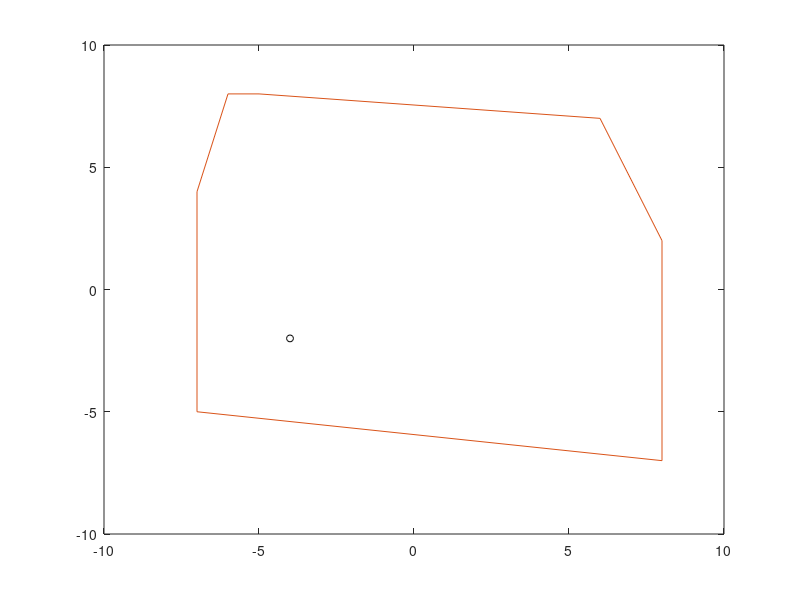

MATLAB code for this plot:
close all;
clc;
clear;

landmarks = 20;

X = [randi([-8 8]); randi([-8 8])];
for i = 1: landmarks
    y(:,i) = [randi([-8 8]); randi([-8 8])];
        
end;


[k,av] = convhull(y.');
hull = [y(1,k);y(2,k)];
figure;
plot(X(1),X(2),'o','Color','k','MarkerSize',5);
hold on
plot(hull(1,:),hull(2,:))

if det([hull(1,1) hull(2,1) 1;
       hull(1,2) hull(2,2) 1;
       X(1) X(2) 1]) < 0 | det([hull(1,1) hull(2,1) 1;
       hull(1,length(k)-1) hull(2,length(k)-1) 1;
       X(1) X(2) 1]) > 0
    disp ('X is outside')
end

min = 2;
max = length(k)-1;

while max - min > 1
      mid = ceil((max+min)/2);
      if det([hull(1,1) hull(2,1) 1;
         hull(1,mid) hull(2,mid) 1;
         X(1) X(2) 1]) < 0
         max = mid;
      else
         min = mid; 
      end;   
end;

if det([hull(1,min) hull(2,min) 1;
       hull(1,max) hull(2,max) 1;
       X(1) X(2) 1]) > 0 
    disp ('X is inside')
else
    disp ('X is outside')
    
end